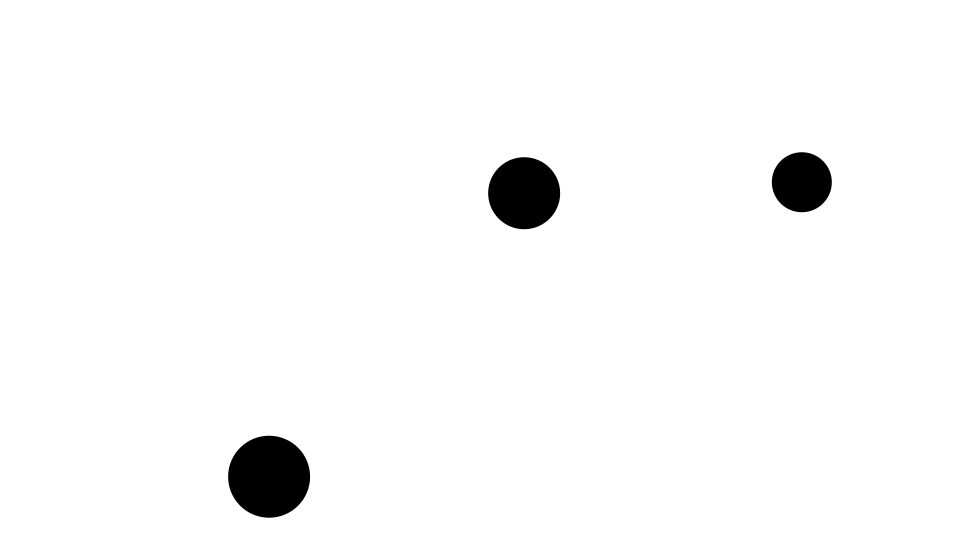
Frame 1 (no input)
Frame 60 (the mouse pressed at the canvas centre just before this capture): identical to frame 1, image omitted
Frame 120 (the mouse held since frame 60 and released just before this capture): identical to frame 1, image omitted

The Processing sketch that drew this single still picture (run headless with seeded random() and noise(); from frame 60 on, the mouse is pressed at the canvas centre):

// Processing sketch: sketch08
// ── sketch08.pde
Ball b1, b2, b3;

void setup() {
  size(960, 540);
  b1 = new Ball();
  b2 = new Ball();
  b3 = new Ball();
}

void draw() {
  background(255);

  noStroke();
  // b1を描画
  fill(b1.c);
  ellipse(b1.x, b1.y, b1.radius*2, b1.radius*2);
  // b2を描画
  fill(b2.c);
  ellipse(b2.x, b2.y, b2.radius*2, b2.radius*2);
  // b3を描画
  fill(b3.c);
  ellipse(b3.x, b3.y, b3.radius*2, b3.radius*2);
}

class Ball {
  // フィールド
  float x, y;
  int radius = 50;    // デフォルト値：50
  color c = color(0); // デフォルト値：黒

  // コンストラクタ
  Ball() {
    // フィールドの代入処理
    radius = (int)random(25, 50);
    x = random(radius, width-radius);
    y = random(radius, height-radius);
  }
}
